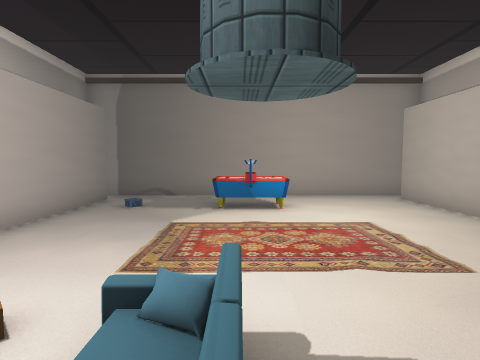
[1] (above)

12 first-person views from a walk through a 3-D level made in the Unity game engine. The camera is 1.3 m above the floor, tilts 4° down and sees 80° across. The floor is counted in squares, 1 m on a side. Each view is taken from the middle of a square. On the plan, view 1 faces up. The plan holds only what a view shows up to about 13 squares ahead; the rest is blank. The place goes on beyond the plan. The player character is not drawn. Some surface patterns are stand-ins.

[2]
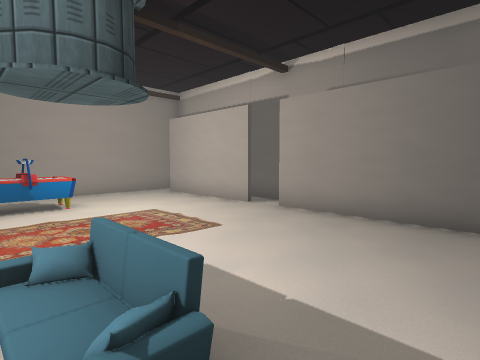

[3]
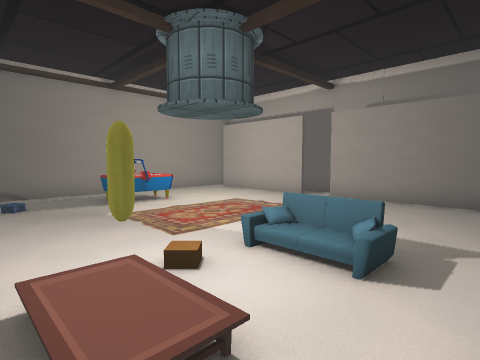

[4]
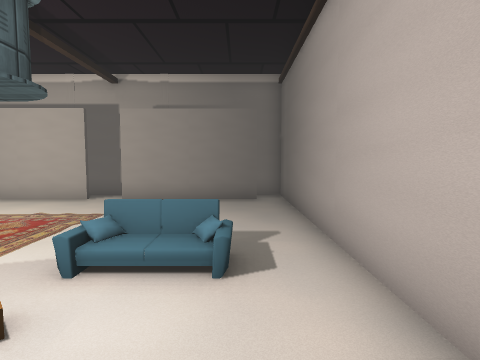

[5]
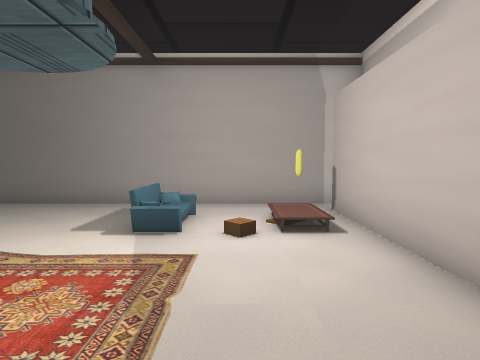

[6]
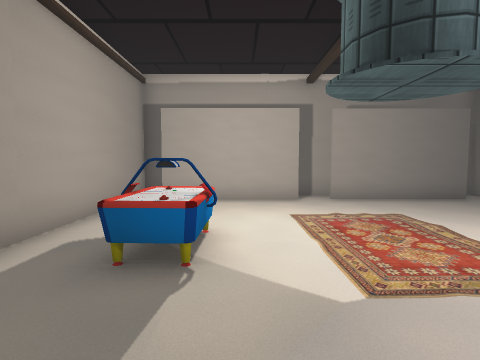

[7]
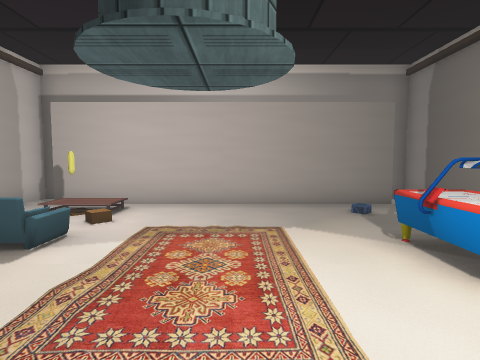

[8]
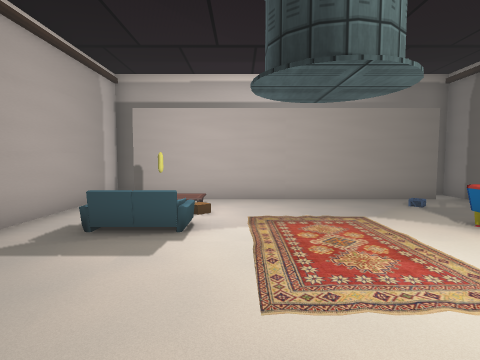

[9]
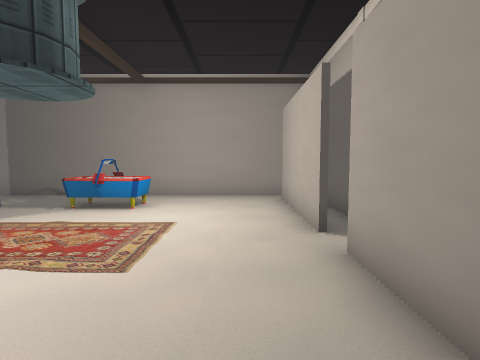

[10]
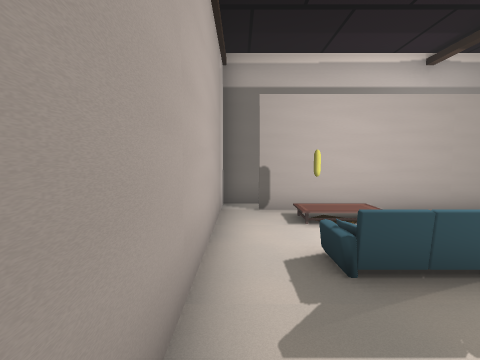

[11]
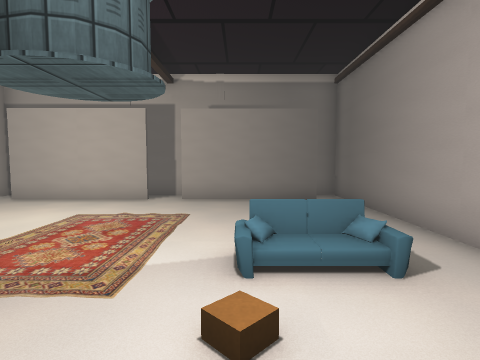

[12]
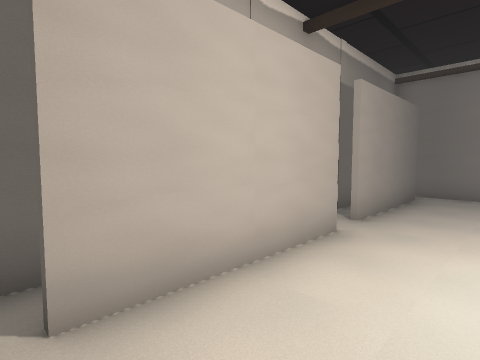

### Floor plan
Key: @ floor where view 1 was taken; # wall or solid block; . floor; / step, stairs or slope; S sofa; O other object.
Columns run from 6 left of view 1 to 7 right of it. Each row starts with its distance up from view 1.
 11 ##############
 10 #............#
  9 ##....O....#.#
  8  #./..OO...#.#
  7  #.........#.#
  6  #.........#.#
  5  #...........#
  4  #..........##
  3  #..........##
  2  #.///S.....#
  1  #.#./S.....#
  0 ##.../@.....##
 -1 #............#
 -2 ##############

Where each view was taken, in squares from view 1:
view 1: 0 up, 0 right, facing up
view 2: 1 down, 1 left, facing up-right
view 3: 1 down, 4 left, facing up-right
view 4: 0 up, 4 left, facing right
view 5: 7 up, 2 left, facing down
view 6: 7 up, 4 left, facing right
view 7: 5 up, 4 right, facing left
view 8: 3 up, 5 right, facing left
view 9: 0 up, 4 right, facing up
view 10: 1 down, 3 right, facing left
view 11: 2 up, 4 left, facing right
view 12: 10 up, 3 right, facing down-right
